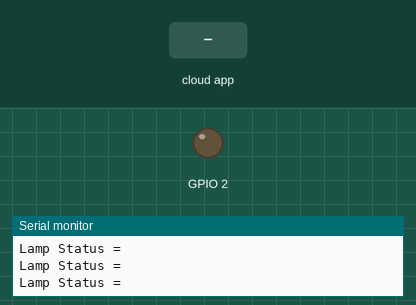
This sketch was run on a simulated ESP8266 (NodeMCU). On the bench: output pins drawn as LEDs (lit = HIGH), the last lines printed to the serial monitor. Inputs (shaded band) come from the test bench. WiFi joins after 1.5 s; servers stay silent unless stated; the Firebase database answers and starts empty.

Above: at 2.7 s.
2.8 s: the phone or cloud app sets lamp to 1
At 3.4 s:
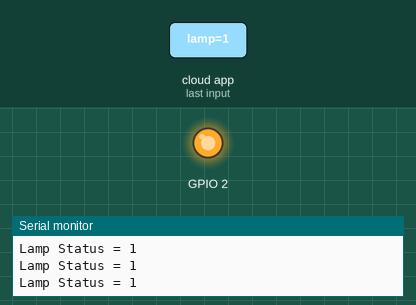
4.3 s: the phone or cloud app sets lamp to 0
At 5.8 s:
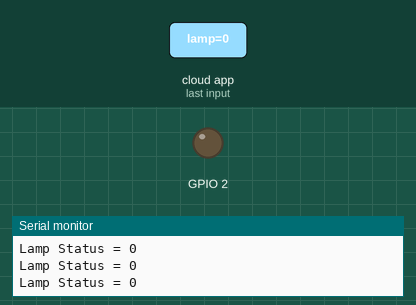
Timing chart, 0 to 7.3 s (numbered marks = the images above; inputs shaded):
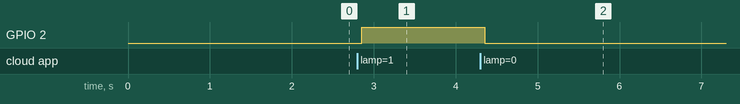

The sketch:

esp8266.ino
```cpp
#include <ESP8266WiFi.h>
#include <FirebaseArduino.h>

#define FIREBASE_HOST "example.firebaseio.com"
#define FIREBASE_AUTH "token_or_secret"
#define WIFI_SSID "SSID"
#define WIFI_PASSWORD "PASSWORD"

void setup() {
  pinMode(2,OUTPUT);
//-----------communications--------------------
  Serial.begin(9600);
  WiFi.begin(WIFI_SSID, WIFI_PASSWORD);
  Serial.print("connecting");
    while (WiFi.status() != WL_CONNECTED) {
    Serial.print(".");
    delay(500);
    }
  Serial.println();
  Serial.print("connected: ");
  Serial.println(WiFi.localIP());
  Firebase.begin(FIREBASE_HOST, FIREBASE_AUTH);
}

void loop() {
 // here we set lampStatus as a String because MIT APP Intentor gives us Strings.
  String lampStatus = Firebase.getString("lamp");
  Serial.print("Lamp Status = "); Serial.println(lampStatus);
    if(lampStatus == "1")
    digitalWrite(2,HIGH);
    else
    digitalWrite(2,LOW);
}
```

Measured:
- after the input at 2.8 s, GPIO 2: LOW → HIGH after 0.05 s
- after the input at 4.3 s, GPIO 2: HIGH → LOW after 0.06 s
